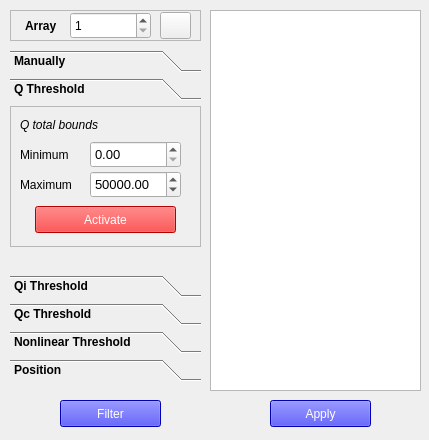
<?xml version="1.0" encoding="UTF-8"?>
<ui version="4.0">
 <class>FilterWindow</class>
 <widget class="QMainWindow" name="FilterWindow">
  <property name="geometry">
   <rect>
    <x>0</x>
    <y>0</y>
    <width>429</width>
    <height>440</height>
   </rect>
  </property>
  <property name="windowTitle">
   <string>Filter</string>
  </property>
  <property name="windowIcon">
   <iconset>
    <normaloff>../../../../media/muscat/SCI-HI CADE/KID_Analyser/resources/filter.png</normaloff>../../../../media/muscat/SCI-HI CADE/KID_Analyser/resources/filter.png</iconset>
  </property>
  <widget class="QWidget" name="centralwidget">
   <widget class="QToolBox" name="filters">
    <property name="geometry">
     <rect>
      <x>10</x>
      <y>50</y>
      <width>191</width>
      <height>331</height>
     </rect>
    </property>
    <property name="font">
     <font>
      <weight>75</weight>
      <bold>true</bold>
     </font>
    </property>
    <property name="currentIndex">
     <number>1</number>
    </property>
    <widget class="QWidget" name="page">
     <property name="geometry">
      <rect>
       <x>0</x>
       <y>0</y>
       <width>191</width>
       <height>145</height>
      </rect>
     </property>
     <attribute name="label">
      <string>Manually</string>
     </attribute>
     <widget class="QFrame" name="frame">
      <property name="geometry">
       <rect>
        <x>0</x>
        <y>0</y>
        <width>191</width>
        <height>101</height>
       </rect>
      </property>
      <property name="frameShape">
       <enum>QFrame::StyledPanel</enum>
      </property>
      <property name="frameShadow">
       <enum>QFrame::Raised</enum>
      </property>
      <widget class="QLabel" name="label_15">
       <property name="geometry">
        <rect>
         <x>35</x>
         <y>10</y>
         <width>121</width>
         <height>41</height>
        </rect>
       </property>
       <property name="font">
        <font>
         <pointsize>10</pointsize>
         <weight>50</weight>
         <italic>true</italic>
         <bold>false</bold>
        </font>
       </property>
       <property name="text">
        <string>Choose manually the resonators to delete</string>
       </property>
       <property name="scaledContents">
        <bool>false</bool>
       </property>
       <property name="wordWrap">
        <bool>true</bool>
       </property>
      </widget>
      <widget class="QPushButton" name="manualBtn">
       <property name="geometry">
        <rect>
         <x>25</x>
         <y>60</y>
         <width>141</width>
         <height>27</height>
        </rect>
       </property>
       <property name="font">
        <font>
         <weight>50</weight>
         <bold>false</bold>
        </font>
       </property>
       <property name="styleSheet">
        <string notr="true">QWidget {
	color: white;
	background-color: red
}
QWidget ::checked{
	color: white;
	background-color: green
}</string>
       </property>
       <property name="text">
        <string>Activate</string>
       </property>
       <property name="checkable">
        <bool>true</bool>
       </property>
       <property name="checked">
        <bool>false</bool>
       </property>
      </widget>
     </widget>
    </widget>
    <widget class="QWidget" name="page_2">
     <property name="geometry">
      <rect>
       <x>0</x>
       <y>0</y>
       <width>191</width>
       <height>145</height>
      </rect>
     </property>
     <attribute name="label">
      <string>Q Threshold</string>
     </attribute>
     <widget class="QFrame" name="frame_2">
      <property name="geometry">
       <rect>
        <x>0</x>
        <y>0</y>
        <width>191</width>
        <height>141</height>
       </rect>
      </property>
      <property name="frameShape">
       <enum>QFrame::StyledPanel</enum>
      </property>
      <property name="frameShadow">
       <enum>QFrame::Raised</enum>
      </property>
      <widget class="QDoubleSpinBox" name="minQ">
       <property name="geometry">
        <rect>
         <x>80</x>
         <y>35</y>
         <width>91</width>
         <height>27</height>
        </rect>
       </property>
       <property name="font">
        <font>
         <pointsize>10</pointsize>
         <weight>50</weight>
         <bold>false</bold>
        </font>
       </property>
      </widget>
      <widget class="QDoubleSpinBox" name="maxQ">
       <property name="geometry">
        <rect>
         <x>80</x>
         <y>65</y>
         <width>91</width>
         <height>27</height>
        </rect>
       </property>
       <property name="font">
        <font>
         <pointsize>10</pointsize>
         <weight>50</weight>
         <bold>false</bold>
        </font>
       </property>
       <property name="maximum">
        <double>10000000.000000000000000</double>
       </property>
       <property name="value">
        <double>50000.000000000000000</double>
       </property>
      </widget>
      <widget class="QLabel" name="label">
       <property name="geometry">
        <rect>
         <x>10</x>
         <y>40</y>
         <width>71</width>
         <height>17</height>
        </rect>
       </property>
       <property name="font">
        <font>
         <weight>50</weight>
         <bold>false</bold>
        </font>
       </property>
       <property name="text">
        <string>Minimum</string>
       </property>
      </widget>
      <widget class="QLabel" name="label_3">
       <property name="geometry">
        <rect>
         <x>10</x>
         <y>10</y>
         <width>101</width>
         <height>17</height>
        </rect>
       </property>
       <property name="font">
        <font>
         <weight>50</weight>
         <italic>true</italic>
         <bold>false</bold>
        </font>
       </property>
       <property name="text">
        <string>Q total bounds</string>
       </property>
      </widget>
      <widget class="QLabel" name="label_2">
       <property name="geometry">
        <rect>
         <x>10</x>
         <y>70</y>
         <width>71</width>
         <height>17</height>
        </rect>
       </property>
       <property name="font">
        <font>
         <weight>50</weight>
         <bold>false</bold>
        </font>
       </property>
       <property name="text">
        <string>Maximum</string>
       </property>
      </widget>
      <widget class="QPushButton" name="qBtn">
       <property name="geometry">
        <rect>
         <x>25</x>
         <y>100</y>
         <width>141</width>
         <height>27</height>
        </rect>
       </property>
       <property name="font">
        <font>
         <weight>50</weight>
         <bold>false</bold>
        </font>
       </property>
       <property name="styleSheet">
        <string notr="true">QWidget {
	color: white;
	background-color: red
}
QWidget ::checked{
	color: white;
	background-color: green
}</string>
       </property>
       <property name="text">
        <string>Activate</string>
       </property>
       <property name="checkable">
        <bool>true</bool>
       </property>
      </widget>
     </widget>
    </widget>
    <widget class="QWidget" name="page_4">
     <property name="geometry">
      <rect>
       <x>0</x>
       <y>0</y>
       <width>191</width>
       <height>145</height>
      </rect>
     </property>
     <attribute name="label">
      <string>Qi Threshold</string>
     </attribute>
     <widget class="QFrame" name="frame_3">
      <property name="geometry">
       <rect>
        <x>0</x>
        <y>0</y>
        <width>191</width>
        <height>141</height>
       </rect>
      </property>
      <property name="frameShape">
       <enum>QFrame::StyledPanel</enum>
      </property>
      <property name="frameShadow">
       <enum>QFrame::Raised</enum>
      </property>
      <widget class="QDoubleSpinBox" name="minQi">
       <property name="geometry">
        <rect>
         <x>80</x>
         <y>35</y>
         <width>91</width>
         <height>27</height>
        </rect>
       </property>
       <property name="font">
        <font>
         <pointsize>10</pointsize>
         <weight>50</weight>
         <bold>false</bold>
        </font>
       </property>
      </widget>
      <widget class="QDoubleSpinBox" name="maxQi">
       <property name="geometry">
        <rect>
         <x>80</x>
         <y>65</y>
         <width>91</width>
         <height>27</height>
        </rect>
       </property>
       <property name="font">
        <font>
         <pointsize>10</pointsize>
         <weight>50</weight>
         <bold>false</bold>
        </font>
       </property>
       <property name="maximum">
        <double>100000000.000000000000000</double>
       </property>
       <property name="value">
        <double>50000.000000000000000</double>
       </property>
      </widget>
      <widget class="QLabel" name="label_4">
       <property name="geometry">
        <rect>
         <x>10</x>
         <y>40</y>
         <width>71</width>
         <height>17</height>
        </rect>
       </property>
       <property name="font">
        <font>
         <weight>50</weight>
         <bold>false</bold>
        </font>
       </property>
       <property name="text">
        <string>Minimum</string>
       </property>
      </widget>
      <widget class="QLabel" name="label_5">
       <property name="geometry">
        <rect>
         <x>10</x>
         <y>10</y>
         <width>71</width>
         <height>17</height>
        </rect>
       </property>
       <property name="font">
        <font>
         <weight>50</weight>
         <italic>true</italic>
         <bold>false</bold>
        </font>
       </property>
       <property name="text">
        <string>Qi bounds</string>
       </property>
      </widget>
      <widget class="QLabel" name="label_6">
       <property name="geometry">
        <rect>
         <x>10</x>
         <y>70</y>
         <width>71</width>
         <height>17</height>
        </rect>
       </property>
       <property name="font">
        <font>
         <weight>50</weight>
         <bold>false</bold>
        </font>
       </property>
       <property name="text">
        <string>Maximum</string>
       </property>
      </widget>
      <widget class="QPushButton" name="qiBtn">
       <property name="geometry">
        <rect>
         <x>25</x>
         <y>100</y>
         <width>141</width>
         <height>27</height>
        </rect>
       </property>
       <property name="font">
        <font>
         <weight>50</weight>
         <bold>false</bold>
        </font>
       </property>
       <property name="styleSheet">
        <string notr="true">QWidget {
	color: white;
	background-color: red
}
QWidget ::checked{
	color: white;
	background-color: green
}</string>
       </property>
       <property name="text">
        <string>Activate</string>
       </property>
       <property name="checkable">
        <bool>true</bool>
       </property>
      </widget>
     </widget>
    </widget>
    <widget class="QWidget" name="page_5">
     <property name="geometry">
      <rect>
       <x>0</x>
       <y>0</y>
       <width>191</width>
       <height>145</height>
      </rect>
     </property>
     <attribute name="label">
      <string>Qc Threshold</string>
     </attribute>
     <widget class="QFrame" name="frame_4">
      <property name="geometry">
       <rect>
        <x>0</x>
        <y>0</y>
        <width>191</width>
        <height>141</height>
       </rect>
      </property>
      <property name="frameShape">
       <enum>QFrame::StyledPanel</enum>
      </property>
      <property name="frameShadow">
       <enum>QFrame::Raised</enum>
      </property>
      <widget class="QDoubleSpinBox" name="minQc">
       <property name="geometry">
        <rect>
         <x>80</x>
         <y>35</y>
         <width>91</width>
         <height>27</height>
        </rect>
       </property>
       <property name="font">
        <font>
         <pointsize>10</pointsize>
         <weight>50</weight>
         <bold>false</bold>
        </font>
       </property>
      </widget>
      <widget class="QDoubleSpinBox" name="maxQc">
       <property name="geometry">
        <rect>
         <x>80</x>
         <y>65</y>
         <width>91</width>
         <height>27</height>
        </rect>
       </property>
       <property name="font">
        <font>
         <pointsize>10</pointsize>
         <weight>50</weight>
         <bold>false</bold>
        </font>
       </property>
       <property name="maximum">
        <double>100000000.000000000000000</double>
       </property>
       <property name="value">
        <double>50000.000000000000000</double>
       </property>
      </widget>
      <widget class="QLabel" name="label_7">
       <property name="geometry">
        <rect>
         <x>10</x>
         <y>40</y>
         <width>71</width>
         <height>17</height>
        </rect>
       </property>
       <property name="font">
        <font>
         <weight>50</weight>
         <bold>false</bold>
        </font>
       </property>
       <property name="text">
        <string>Minimum</string>
       </property>
      </widget>
      <widget class="QLabel" name="label_8">
       <property name="geometry">
        <rect>
         <x>10</x>
         <y>10</y>
         <width>71</width>
         <height>17</height>
        </rect>
       </property>
       <property name="font">
        <font>
         <weight>50</weight>
         <italic>true</italic>
         <bold>false</bold>
        </font>
       </property>
       <property name="text">
        <string>Qc bounds</string>
       </property>
      </widget>
      <widget class="QLabel" name="label_9">
       <property name="geometry">
        <rect>
         <x>10</x>
         <y>70</y>
         <width>71</width>
         <height>17</height>
        </rect>
       </property>
       <property name="font">
        <font>
         <weight>50</weight>
         <bold>false</bold>
        </font>
       </property>
       <property name="text">
        <string>Maximum</string>
       </property>
      </widget>
      <widget class="QPushButton" name="qcBtn">
       <property name="geometry">
        <rect>
         <x>25</x>
         <y>100</y>
         <width>141</width>
         <height>27</height>
        </rect>
       </property>
       <property name="font">
        <font>
         <weight>50</weight>
         <bold>false</bold>
        </font>
       </property>
       <property name="styleSheet">
        <string notr="true">QWidget {
	color: white;
	background-color: red
}
QWidget ::checked{
	color: white;
	background-color: green
}</string>
       </property>
       <property name="text">
        <string>Activate</string>
       </property>
       <property name="checkable">
        <bool>true</bool>
       </property>
      </widget>
     </widget>
    </widget>
    <widget class="QWidget" name="page_6">
     <property name="geometry">
      <rect>
       <x>0</x>
       <y>0</y>
       <width>191</width>
       <height>145</height>
      </rect>
     </property>
     <attribute name="label">
      <string>Nonlinear Threshold</string>
     </attribute>
     <widget class="QFrame" name="frame_5">
      <property name="geometry">
       <rect>
        <x>0</x>
        <y>0</y>
        <width>191</width>
        <height>141</height>
       </rect>
      </property>
      <property name="frameShape">
       <enum>QFrame::StyledPanel</enum>
      </property>
      <property name="frameShadow">
       <enum>QFrame::Raised</enum>
      </property>
      <widget class="QDoubleSpinBox" name="minNon">
       <property name="geometry">
        <rect>
         <x>80</x>
         <y>35</y>
         <width>91</width>
         <height>27</height>
        </rect>
       </property>
       <property name="font">
        <font>
         <pointsize>10</pointsize>
         <weight>50</weight>
         <bold>false</bold>
        </font>
       </property>
      </widget>
      <widget class="QDoubleSpinBox" name="maxNon">
       <property name="geometry">
        <rect>
         <x>80</x>
         <y>65</y>
         <width>91</width>
         <height>27</height>
        </rect>
       </property>
       <property name="font">
        <font>
         <pointsize>10</pointsize>
         <weight>50</weight>
         <bold>false</bold>
        </font>
       </property>
       <property name="maximum">
        <double>100.000000000000000</double>
       </property>
       <property name="value">
        <double>1.000000000000000</double>
       </property>
      </widget>
      <widget class="QLabel" name="label_10">
       <property name="geometry">
        <rect>
         <x>10</x>
         <y>40</y>
         <width>71</width>
         <height>17</height>
        </rect>
       </property>
       <property name="font">
        <font>
         <weight>50</weight>
         <bold>false</bold>
        </font>
       </property>
       <property name="text">
        <string>Minimum</string>
       </property>
      </widget>
      <widget class="QLabel" name="label_11">
       <property name="geometry">
        <rect>
         <x>10</x>
         <y>10</y>
         <width>121</width>
         <height>17</height>
        </rect>
       </property>
       <property name="font">
        <font>
         <weight>50</weight>
         <italic>true</italic>
         <bold>false</bold>
        </font>
       </property>
       <property name="text">
        <string>Nonlinear bounds</string>
       </property>
      </widget>
      <widget class="QLabel" name="label_12">
       <property name="geometry">
        <rect>
         <x>10</x>
         <y>70</y>
         <width>71</width>
         <height>17</height>
        </rect>
       </property>
       <property name="font">
        <font>
         <weight>50</weight>
         <bold>false</bold>
        </font>
       </property>
       <property name="text">
        <string>Maximum</string>
       </property>
      </widget>
      <widget class="QPushButton" name="nonBtn">
       <property name="geometry">
        <rect>
         <x>25</x>
         <y>100</y>
         <width>141</width>
         <height>27</height>
        </rect>
       </property>
       <property name="font">
        <font>
         <weight>50</weight>
         <bold>false</bold>
        </font>
       </property>
       <property name="styleSheet">
        <string notr="true">QWidget {
	color: white;
	background-color: red
}
QWidget ::checked{
	color: white;
	background-color: green
}</string>
       </property>
       <property name="text">
        <string>Activate</string>
       </property>
       <property name="checkable">
        <bool>true</bool>
       </property>
      </widget>
     </widget>
    </widget>
    <widget class="QWidget" name="page_3">
     <property name="geometry">
      <rect>
       <x>0</x>
       <y>0</y>
       <width>191</width>
       <height>145</height>
      </rect>
     </property>
     <attribute name="label">
      <string>Position</string>
     </attribute>
     <widget class="QFrame" name="frame_6">
      <property name="geometry">
       <rect>
        <x>0</x>
        <y>0</y>
        <width>191</width>
        <height>141</height>
       </rect>
      </property>
      <property name="frameShape">
       <enum>QFrame::StyledPanel</enum>
      </property>
      <property name="frameShadow">
       <enum>QFrame::Raised</enum>
      </property>
      <widget class="QDoubleSpinBox" name="minFreq">
       <property name="geometry">
        <rect>
         <x>80</x>
         <y>35</y>
         <width>91</width>
         <height>27</height>
        </rect>
       </property>
       <property name="font">
        <font>
         <pointsize>10</pointsize>
         <weight>50</weight>
         <bold>false</bold>
        </font>
       </property>
      </widget>
      <widget class="QDoubleSpinBox" name="maxFreq">
       <property name="geometry">
        <rect>
         <x>80</x>
         <y>65</y>
         <width>91</width>
         <height>27</height>
        </rect>
       </property>
       <property name="font">
        <font>
         <pointsize>10</pointsize>
         <weight>50</weight>
         <bold>false</bold>
        </font>
       </property>
      </widget>
      <widget class="QLabel" name="label_13">
       <property name="geometry">
        <rect>
         <x>10</x>
         <y>40</y>
         <width>71</width>
         <height>17</height>
        </rect>
       </property>
       <property name="font">
        <font>
         <weight>50</weight>
         <bold>false</bold>
        </font>
       </property>
       <property name="text">
        <string>Minimum</string>
       </property>
      </widget>
      <widget class="QLabel" name="label_14">
       <property name="geometry">
        <rect>
         <x>10</x>
         <y>10</y>
         <width>121</width>
         <height>17</height>
        </rect>
       </property>
       <property name="font">
        <font>
         <weight>50</weight>
         <italic>true</italic>
         <bold>false</bold>
        </font>
       </property>
       <property name="text">
        <string>Frequency bounds</string>
       </property>
      </widget>
      <widget class="QLabel" name="label_16">
       <property name="geometry">
        <rect>
         <x>10</x>
         <y>70</y>
         <width>71</width>
         <height>17</height>
        </rect>
       </property>
       <property name="font">
        <font>
         <weight>50</weight>
         <bold>false</bold>
        </font>
       </property>
       <property name="text">
        <string>Maximum</string>
       </property>
      </widget>
      <widget class="QPushButton" name="posBtn">
       <property name="geometry">
        <rect>
         <x>25</x>
         <y>100</y>
         <width>141</width>
         <height>27</height>
        </rect>
       </property>
       <property name="font">
        <font>
         <weight>50</weight>
         <bold>false</bold>
        </font>
       </property>
       <property name="styleSheet">
        <string notr="true">QWidget {
	color: white;
	background-color: red
}
QWidget ::checked{
	color: white;
	background-color: green
}</string>
       </property>
       <property name="text">
        <string>Activate</string>
       </property>
       <property name="checkable">
        <bool>true</bool>
       </property>
      </widget>
     </widget>
    </widget>
   </widget>
   <widget class="QListView" name="listQ">
    <property name="geometry">
     <rect>
      <x>210</x>
      <y>10</y>
      <width>211</width>
      <height>381</height>
     </rect>
    </property>
   </widget>
   <widget class="QPushButton" name="filterBtn">
    <property name="geometry">
     <rect>
      <x>60</x>
      <y>400</y>
      <width>101</width>
      <height>27</height>
     </rect>
    </property>
    <property name="font">
     <font>
      <weight>50</weight>
      <bold>false</bold>
     </font>
    </property>
    <property name="styleSheet">
     <string notr="true">color: white;
background-color: blue</string>
    </property>
    <property name="text">
     <string>Filter</string>
    </property>
    <property name="checkable">
     <bool>false</bool>
    </property>
   </widget>
   <widget class="QPushButton" name="applyBtn">
    <property name="geometry">
     <rect>
      <x>270</x>
      <y>400</y>
      <width>101</width>
      <height>27</height>
     </rect>
    </property>
    <property name="font">
     <font>
      <weight>50</weight>
      <bold>false</bold>
     </font>
    </property>
    <property name="styleSheet">
     <string notr="true">color: white;
background-color: blue</string>
    </property>
    <property name="text">
     <string>Apply</string>
    </property>
    <property name="checkable">
     <bool>false</bool>
    </property>
   </widget>
   <widget class="QFrame" name="frame_7">
    <property name="geometry">
     <rect>
      <x>10</x>
      <y>10</y>
      <width>191</width>
      <height>31</height>
     </rect>
    </property>
    <property name="frameShape">
     <enum>QFrame::StyledPanel</enum>
    </property>
    <property name="frameShadow">
     <enum>QFrame::Raised</enum>
    </property>
    <widget class="QSpinBox" name="arrayBox">
     <property name="geometry">
      <rect>
       <x>60</x>
       <y>2</y>
       <width>81</width>
       <height>27</height>
      </rect>
     </property>
     <property name="minimum">
      <number>1</number>
     </property>
    </widget>
    <widget class="QLabel" name="label_17">
     <property name="geometry">
      <rect>
       <x>15</x>
       <y>7</y>
       <width>41</width>
       <height>17</height>
      </rect>
     </property>
     <property name="font">
      <font>
       <weight>75</weight>
       <bold>true</bold>
      </font>
     </property>
     <property name="text">
      <string>Array</string>
     </property>
    </widget>
    <widget class="QPushButton" name="updateListBtn">
     <property name="geometry">
      <rect>
       <x>150</x>
       <y>2</y>
       <width>31</width>
       <height>27</height>
      </rect>
     </property>
     <property name="text">
      <string/>
     </property>
     <property name="icon">
      <iconset>
       <normaloff>../resources/load.png</normaloff>../resources/load.png</iconset>
     </property>
    </widget>
   </widget>
  </widget>
 </widget>
 <resources/>
 <connections/>
</ui>
